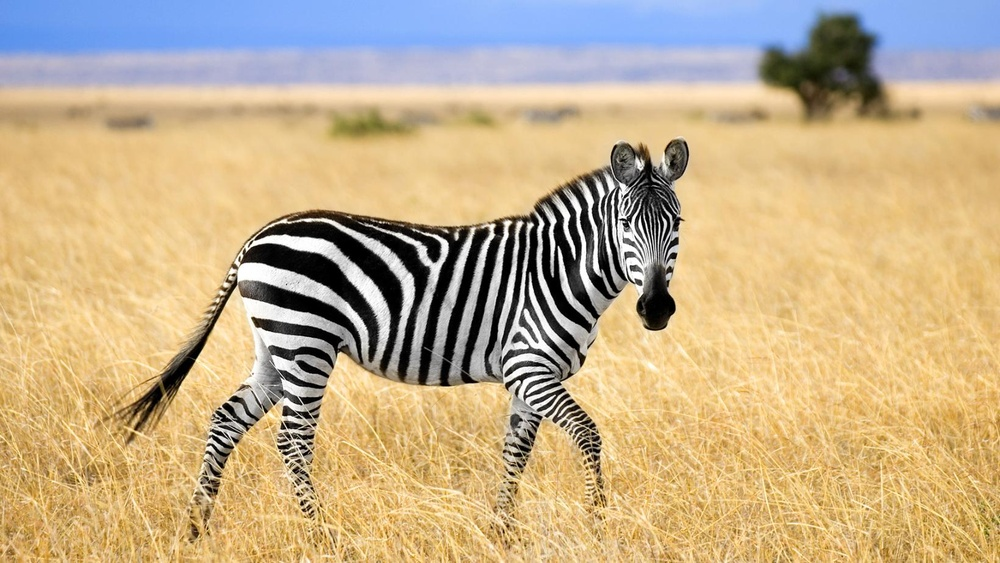
#> input picture aula05_16/images/zebra.jpg, 1000 x 563 px, shrunk from 1640 x 924 before the run, found by its file name
$ python tarefa-zebra.py
#> lines starting #> are read from the running program, lines starting #| are printed output that depends on the picture; after the words box and inside, x2 and y2 are one past the last pixel; in counts of white or black regions, pixels touching at a corner belong together
import cv2

imagem = cv2.imread('aula05_16/images/zebra.jpg') # obter a imagem
#> imagem is the input picture: shape (563, 1000, 3); mean B, G, R 138.9, 174.9, 196.4

for y in range(imagem.shape[0]):
    for x in range(imagem.shape[1]):
        (b, g, r) = imagem[y, x]
        if (b > 200) and (g > 200) and (r > 200):
            imagem[y, x] = (0, 0, 255)
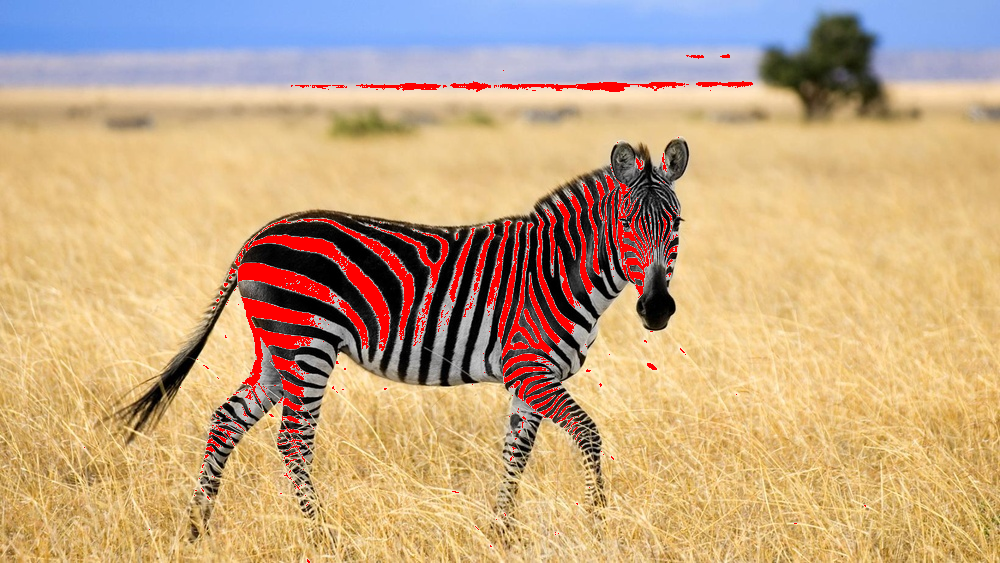
#> imagem: shape (563, 1000, 3); 3.63% of pixels changed, all inside (x1, y1, x2, y2) = (84, 54, 866, 563)

cv2.imshow('Zebra dos cria', imagem) # exibir imagem em uma nova janela
cv2.waitKey(0) # faz com que a imagem fique sendo mostrada

cv2.imwrite('aula05_16/images/zebra-flamenguista.jpg', imagem) # exportar arquivo da imagem
